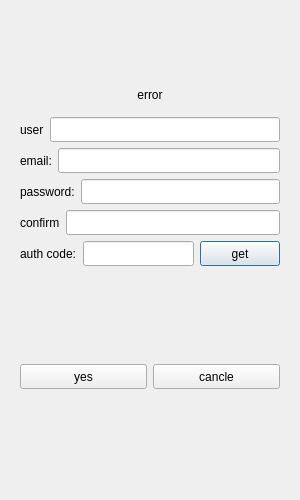
<?xml version="1.0" encoding="UTF-8"?>
<ui version="4.0">
 <class>RegisterDialog</class>
 <widget class="QDialog" name="RegisterDialog">
  <property name="geometry">
   <rect>
    <x>0</x>
    <y>0</y>
    <width>300</width>
    <height>500</height>
   </rect>
  </property>
  <property name="minimumSize">
   <size>
    <width>300</width>
    <height>500</height>
   </size>
  </property>
  <property name="maximumSize">
   <size>
    <width>300</width>
    <height>500</height>
   </size>
  </property>
  <property name="windowTitle">
   <string>Dialog</string>
  </property>
  <layout class="QVBoxLayout" name="verticalLayout_2">
   <item>
    <layout class="QVBoxLayout" name="verticalLayout">
     <item>
      <widget class="QStackedWidget" name="stackedWidget">
       <widget class="QWidget" name="page">
        <layout class="QVBoxLayout" name="verticalLayout_3">
         <item>
          <widget class="QWidget" name="widget" native="true">
           <layout class="QVBoxLayout" name="verticalLayout_4">
            <item>
             <spacer name="verticalSpacer_3">
              <property name="orientation">
               <enum>Qt::Vertical</enum>
              </property>
              <property name="sizeHint" stdset="0">
               <size>
                <width>20</width>
                <height>40</height>
               </size>
              </property>
             </spacer>
            </item>
            <item>
             <widget class="QLabel" name="err_tip">
              <property name="text">
               <string>error</string>
              </property>
              <property name="alignment">
               <set>Qt::AlignCenter</set>
              </property>
             </widget>
            </item>
           </layout>
          </widget>
         </item>
         <item>
          <layout class="QHBoxLayout" name="horizontalLayout">
           <item>
            <widget class="QLabel" name="user_label">
             <property name="minimumSize">
              <size>
               <width>0</width>
               <height>25</height>
              </size>
             </property>
             <property name="maximumSize">
              <size>
               <width>16777215</width>
               <height>25</height>
              </size>
             </property>
             <property name="text">
              <string>user</string>
             </property>
            </widget>
           </item>
           <item>
            <widget class="QLineEdit" name="user_edit">
             <property name="minimumSize">
              <size>
               <width>0</width>
               <height>25</height>
              </size>
             </property>
             <property name="maximumSize">
              <size>
               <width>16777215</width>
               <height>25</height>
              </size>
             </property>
            </widget>
           </item>
          </layout>
         </item>
         <item>
          <layout class="QHBoxLayout" name="horizontalLayout_2">
           <item>
            <widget class="QLabel" name="email_label">
             <property name="minimumSize">
              <size>
               <width>0</width>
               <height>25</height>
              </size>
             </property>
             <property name="maximumSize">
              <size>
               <width>16777215</width>
               <height>25</height>
              </size>
             </property>
             <property name="text">
              <string>email:</string>
             </property>
            </widget>
           </item>
           <item>
            <widget class="QLineEdit" name="email_edit">
             <property name="minimumSize">
              <size>
               <width>0</width>
               <height>25</height>
              </size>
             </property>
             <property name="maximumSize">
              <size>
               <width>16777215</width>
               <height>25</height>
              </size>
             </property>
            </widget>
           </item>
          </layout>
         </item>
         <item>
          <layout class="QHBoxLayout" name="horizontalLayout_3">
           <item>
            <widget class="QLabel" name="pass_label">
             <property name="minimumSize">
              <size>
               <width>0</width>
               <height>25</height>
              </size>
             </property>
             <property name="maximumSize">
              <size>
               <width>16777215</width>
               <height>25</height>
              </size>
             </property>
             <property name="text">
              <string>password:</string>
             </property>
            </widget>
           </item>
           <item>
            <widget class="QLineEdit" name="pass_edit">
             <property name="minimumSize">
              <size>
               <width>0</width>
               <height>25</height>
              </size>
             </property>
             <property name="maximumSize">
              <size>
               <width>16777215</width>
               <height>25</height>
              </size>
             </property>
            </widget>
           </item>
          </layout>
         </item>
         <item>
          <layout class="QHBoxLayout" name="horizontalLayout_4">
           <item>
            <widget class="QLabel" name="confirm_label">
             <property name="minimumSize">
              <size>
               <width>0</width>
               <height>25</height>
              </size>
             </property>
             <property name="maximumSize">
              <size>
               <width>16777215</width>
               <height>25</height>
              </size>
             </property>
             <property name="text">
              <string>confirm</string>
             </property>
            </widget>
           </item>
           <item>
            <widget class="QLineEdit" name="confirm_edit">
             <property name="minimumSize">
              <size>
               <width>0</width>
               <height>25</height>
              </size>
             </property>
             <property name="maximumSize">
              <size>
               <width>16777215</width>
               <height>25</height>
              </size>
             </property>
            </widget>
           </item>
          </layout>
         </item>
         <item>
          <layout class="QHBoxLayout" name="horizontalLayout_5">
           <item>
            <widget class="QLabel" name="varify_tabel">
             <property name="minimumSize">
              <size>
               <width>0</width>
               <height>25</height>
              </size>
             </property>
             <property name="maximumSize">
              <size>
               <width>16777215</width>
               <height>25</height>
              </size>
             </property>
             <property name="text">
              <string>auth code:</string>
             </property>
            </widget>
           </item>
           <item>
            <widget class="QLineEdit" name="varify_edit">
             <property name="minimumSize">
              <size>
               <width>0</width>
               <height>25</height>
              </size>
             </property>
             <property name="maximumSize">
              <size>
               <width>16777215</width>
               <height>25</height>
              </size>
             </property>
            </widget>
           </item>
           <item>
            <widget class="QPushButton" name="get_code">
             <property name="minimumSize">
              <size>
               <width>0</width>
               <height>25</height>
              </size>
             </property>
             <property name="maximumSize">
              <size>
               <width>16777215</width>
               <height>25</height>
              </size>
             </property>
             <property name="text">
              <string>get</string>
             </property>
            </widget>
           </item>
          </layout>
         </item>
         <item>
          <spacer name="verticalSpacer_2">
           <property name="orientation">
            <enum>Qt::Vertical</enum>
           </property>
           <property name="sizeHint" stdset="0">
            <size>
             <width>20</width>
             <height>10</height>
            </size>
           </property>
          </spacer>
         </item>
         <item>
          <layout class="QHBoxLayout" name="horizontalLayout_6">
           <item>
            <widget class="QPushButton" name="pushButton_3">
             <property name="minimumSize">
              <size>
               <width>0</width>
               <height>25</height>
              </size>
             </property>
             <property name="maximumSize">
              <size>
               <width>16777215</width>
               <height>25</height>
              </size>
             </property>
             <property name="text">
              <string>yes</string>
             </property>
            </widget>
           </item>
           <item>
            <widget class="QPushButton" name="pushButton_2">
             <property name="minimumSize">
              <size>
               <width>0</width>
               <height>25</height>
              </size>
             </property>
             <property name="maximumSize">
              <size>
               <width>16777215</width>
               <height>25</height>
              </size>
             </property>
             <property name="text">
              <string>cancle</string>
             </property>
            </widget>
           </item>
          </layout>
         </item>
         <item>
          <spacer name="verticalSpacer">
           <property name="orientation">
            <enum>Qt::Vertical</enum>
           </property>
           <property name="sizeHint" stdset="0">
            <size>
             <width>20</width>
             <height>10</height>
            </size>
           </property>
          </spacer>
         </item>
        </layout>
       </widget>
       <widget class="QWidget" name="page_2"/>
      </widget>
     </item>
    </layout>
   </item>
  </layout>
 </widget>
 <resources/>
 <connections/>
</ui>
